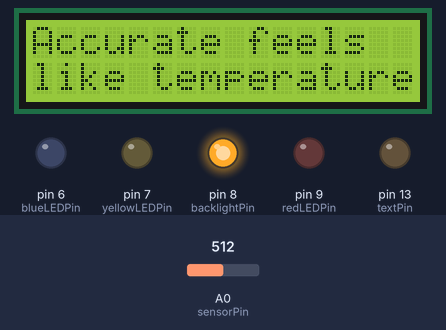
Simulated run of this sketch. Board: Arduino Uno, built with avr-gcc and run on an emulated ATmega328P. On the bench: 16×2 character LCD, output pins drawn as LEDs (lit = HIGH). Inputs (shaded band) come from the test bench; at power-on: A0 (sensorPin) = 512. What the sketch prints to the serial monitor is not drawn.

Above: at 1.1 s.
At 4.9 s:
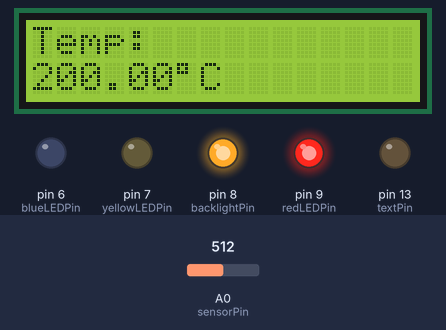
5.0 s: A0 (sensorPin) set to 160
At 7.9 s:
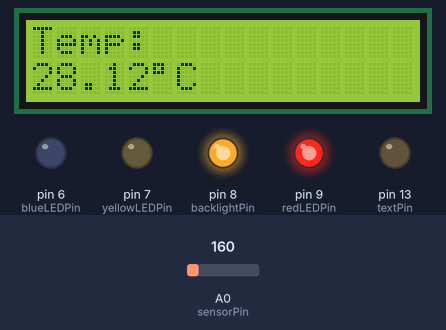
8.0 s: A0 (sensorPin) set to 142
At 9.3 s:
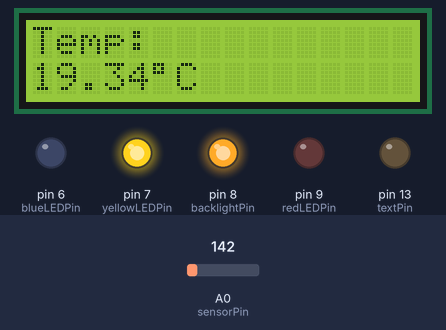
10.9 s: A0 (sensorPin) set to 122
At 11.8 s:
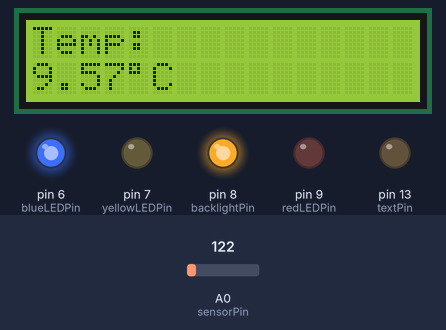
Timing chart, 0 to 13.9 s (numbered marks = the images above; inputs shaded):
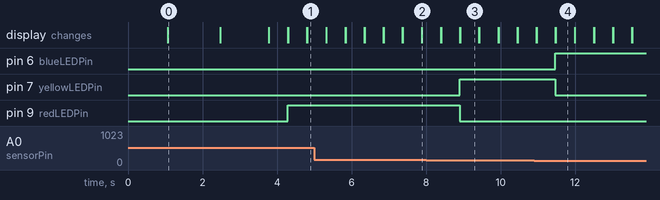

The sketch:

Temperature_reading.ino
```cpp
#include <LiquidCrystal.h>

// Define LCD pin connections: RS, E, D4, D5, D6, D7
LiquidCrystal lcd(12, 11, 5, 4, 3, 2);

// Define pin connections: A0, 7, 9, 6, 8, 13
const int sensorPin = A0;
const int yellowLEDPin = 7;
const int redLEDPin = 9;
const int blueLEDPin = 6;
const int backlightPin = 8;
const int textPin = 13;
char tempText[] = "Warm";
int delayTime = 0;
int breakDelay = 0;
void setup() {
  Serial.begin(9600);
  pinMode(textPin, OUTPUT); // Set contrast as output

  // Set LEDs as output
  pinMode(blueLEDPin, OUTPUT);
  pinMode(backlightPin, OUTPUT);
  pinMode(yellowLEDPin, OUTPUT);
  pinMode(redLEDPin, OUTPUT);

  digitalWrite(textPin, LOW); // Write to the LCD contrast
  digitalWrite(backlightPin, HIGH); // Write to the LCD backlight

  // Initialize the LCD with 16 columns and 2 rows
  lcd.begin(16, 2);
  // Print the start up messages
  lcd.setCursor(5, 0);
  lcd.print("Weather");
  lcd.setCursor(7, 1);

  // Insert the degrees symbol
  lcd.print((char)223);

  lcd.print("C");
  lcd.home(); // Go to the first line
  delay(1000); // Pause to allow time to read
  lcd.clear();
  lcd.print("Accurate feels");
  lcd.setCursor(0, 1); // Go to the second line
  lcd.print("like temperature");
  delay(1400);
  lcd.clear(); // Clear the display for Temperature reading

  // Declare the delays
  delayTime = 1000;
  breakDelay = 800;

  lcd.clear(); // Clear the screen
  delay(1300);


  digitalWrite(backlightPin, HIGH); // turning the backlighting on
  digitalWrite(textPin, LOW); // Turning the text on
}

void loop() {
  digitalWrite(backlightPin, HIGH); // Enforcing backlight
  digitalWrite(textPin, LOW); // Enforcing text
  int sensorVal = analogRead(sensorPin); // Read the temperature sensor
  Serial.print("Sensor Value: "); // Get the sensor value
  Serial.print(sensorVal);
  float voltage = (sensorVal/1024.0) * 5.0; // Calculate the voltage
  Serial.print(", Volts: ");
  Serial.print(voltage);
  Serial.print(", Degrees C: ");
  float celsius = (voltage - .5) * 100; // Calculate the celsius degrees
  Serial.print(celsius);

      lcd.home();

      // Print "Temperature"
      lcd.print("Temp: ");

      // Move to the second line
      lcd.setCursor(0, 1);

      // Print the celsius temperature
      lcd.print(celsius);

      //Print the degrees symbol
      lcd.print((char)223);
      lcd.print("C");

      // Delay and repeat to update the temperature
      delay(500);
      lcd.clear();

       Serial.print(", Temperature: ");
    if (celsius < 17) {
      digitalWrite(redLEDPin, LOW);
      digitalWrite(yellowLEDPin, LOW);
      digitalWrite(blueLEDPin, HIGH); // Cold
      Serial.print("cold | ");
    } else if (celsius >= 17 && celsius < 25) {
      digitalWrite(blueLEDPin, LOW);
      digitalWrite(yellowLEDPin, HIGH); // Warm
      digitalWrite(redLEDPin, LOW);
      Serial.print("warm | ");
    } else {
      digitalWrite(redLEDPin, HIGH); // Hot
      digitalWrite(yellowLEDPin, LOW);
      digitalWrite(blueLEDPin, LOW);
      Serial.print("hot | ");
    }
    Serial.println();
}
```

temperature_reading.cpp
```cpp
#include <LiquidCrystal.h>

// Define LCD pin connections: RS, E, D4, D5, D6, D7
LiquidCrystal lcd(12, 11, 5, 4, 3, 2);
const int sensorPin = A0;
void setup() {
  Serial.begin(9600);

  // Initialize the LCD with 16 columns and 2 rows
  lcd.begin(16, 2);

  // Print the start up messages
  lcd.setCursor(5, 0);
  lcd.print("Weather");
  lcd.setCursor(7, 1);

  // Insert the degrees symbol
  lcd.print((char)223);

  lcd.print("C");
  lcd.setCursor(0, 0);
  delay(1000);
  lcd.clear();
  lcd.print("Accurate feels");
  lcd.setCursor(0, 1);
  lcd.print("like temperature");
  delay(1400);
  // Clear the display for Temperature reading
  lcd.clear();

}

void loop() {
  // Read the temperature sensor
  int sensorVal = analogRead(sensorPin);

  // Get the sensor value
  Serial.print("Sensor Value: ");
  Serial.print(sensorVal);

  // Calculate the voltage
  float voltage = (sensorVal/1024.0) * 5.0;
  Serial.print(", Volts: ");
  Serial.print(voltage);

  Serial.print(", degrees C: ");
  // Calculate the Celcius degrees
  float celcius = (voltage - .5) * 100;
  Serial.print(celcius);

    // Set the line to the first line
    lcd.setCursor(0, 0);

    // Print "Temperature"
    lcd.print("Temperature");

    // Move to the second line
    lcd.setCursor(0, 1);

    // Print the celcius temperature
    lcd.print(celcius);

    //Print the degrees symbol
    lcd.print((char)223);
    lcd.print("C");
    // Delay and repeat to update the temperature
    delay(1000);
    lcd.clear();


}
```

Measured:
- the behaviour switches between 154 and 153 on A0 (sensorPin) (found by bisection; images 2 and 3)
- after the input at 5.0 s, the display: first differs from a run without the input after 0.32 s (image 2)
- after the input at 8.0 s, pin 7 (yellowLEDPin): LOW → HIGH after 0.90 s; pin 9 (redLEDPin): HIGH → LOW after 0.90 s; the display: first differs from a run without the input after 0.40 s (image 3)
- after the input at 10.9 s, pin 6 (blueLEDPin): LOW → HIGH after 0.57 s; pin 7 (yellowLEDPin): HIGH → LOW after 0.57 s; the display: first differs from a run without the input after 0.07 s (image 4)
- what the display in image 0 shows lasts 1.4 s, from 1.1 s to 2.5 s
- what the display in image 3 shows lasts 0.5 s, from 8.9 s to 9.4 s
